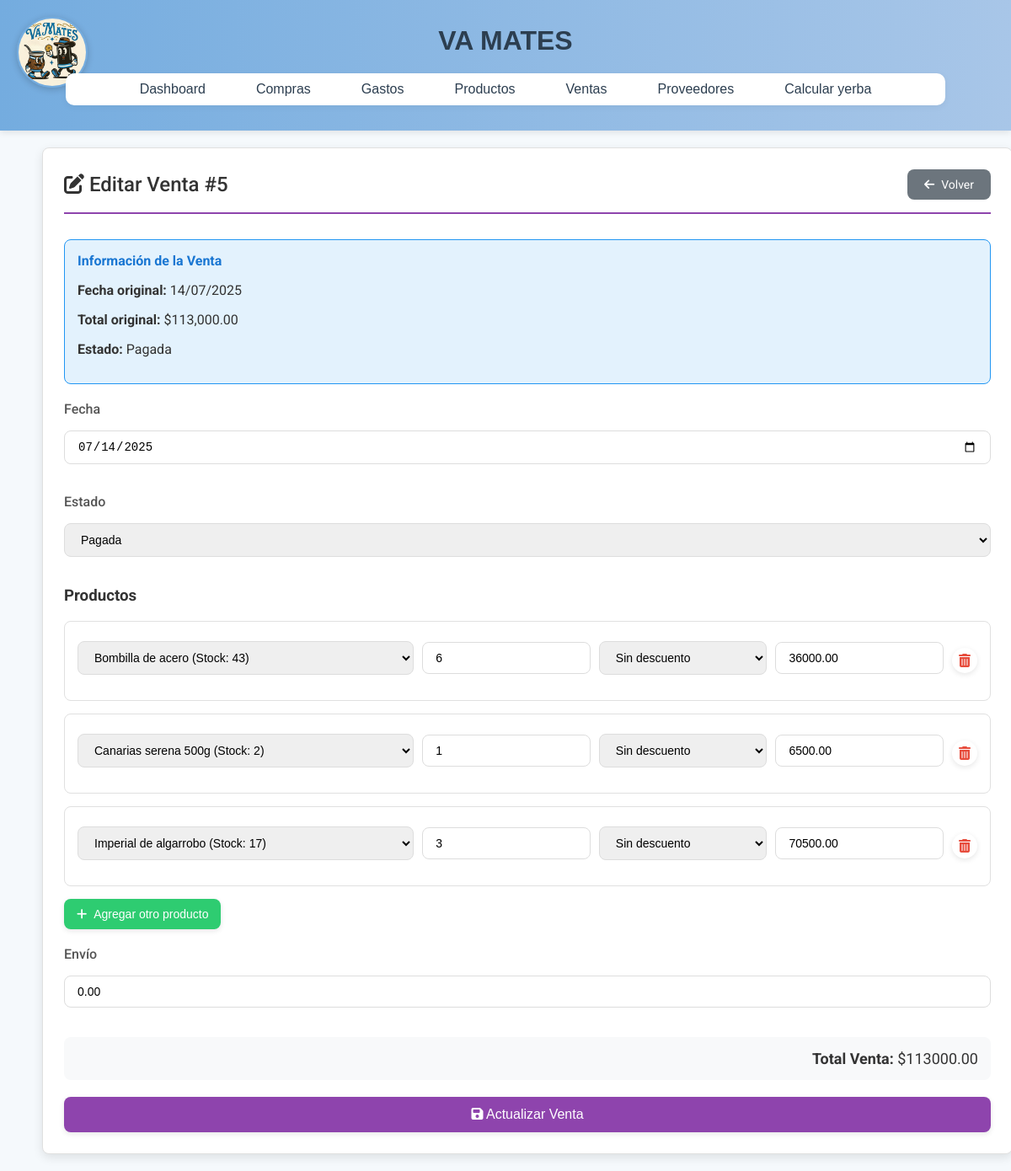
Page /ventas/editar_venta.php?id=5 on the committed database.
### tables this page shows
CREATE TABLE `ventas` (
  `id` int(11) NOT NULL,
  `fecha` date NOT NULL,
  `total` decimal(10,2) NOT NULL,
  `envio` decimal(10,2) DEFAULT 0.00 COMMENT 'Costo de envío de la venta',
  `estado` enum('pendiente','pagada','cancelada') NOT NULL DEFAULT 'pagada',
  `numero_factura` varchar(20) DEFAULT NULL,
  `descripcion` varchar(255) DEFAULT NULL
);

CREATE TABLE `detalle_ventas` (
  `id` int(11) NOT NULL,
  `venta_id` int(11) NOT NULL,
  `producto_id` int(11) DEFAULT NULL,
  `cantidad` int(11) NOT NULL,
  `subtotal` decimal(10,2) NOT NULL,
  `precio_unitario` decimal(10,2) NOT NULL COMMENT 'Precio unitario al momento de la venta',
  `descuento` decimal(5,2) DEFAULT 0.00 COMMENT 'Porcentaje de descuento aplicado al producto'
);

CREATE TABLE `productos` (
  `id` int(11) NOT NULL,
  `nombre` varchar(100) NOT NULL,
  `precio_compra` decimal(10,2) NOT NULL,
  `precio` decimal(10,2) NOT NULL,
  `stock` int(11) NOT NULL,
  `diferencia` decimal(10,2) NOT NULL,
  `estado` enum('activo','desactivado') NOT NULL DEFAULT 'activo'
);

### ventas/editar_venta.php (the view, shortened to what this page needs)
<?php
include '../config/config.php';
include '../includes/header.php';
$venta_id = intval($_GET['id']);
$sql_venta = "SELECT * FROM ventas WHERE id = ?";
$stmt_venta = $conn->prepare($sql_venta);
$stmt_venta->bind_param("i", $venta_id);
$stmt_venta->execute();
$result_venta = $stmt_venta->get_result();
$venta = $result_venta->fetch_assoc();
$sql_productos = "SELECT dv.*, p.nombre, p.precio, p.stock
                    FROM detalle_ventas dv
                    JOIN productos p ON dv.producto_id = p.id
                    WHERE dv.venta_id = ?";
$stmt_productos = $conn->prepare($sql_productos);
$stmt_productos->bind_param("i", $venta_id);
$stmt_productos->execute();
$result_productos = $stmt_productos->get_result();
$productos_venta = $result_productos->fetch_all(MYSQLI_ASSOC);
$productos_ids_en_venta = array_column($productos_venta, 'producto_id');
$placeholders = implode(',', array_fill(0, count($productos_ids_en_venta), '?'));
$types = str_repeat('i', count($productos_ids_en_venta));
$sql_productos_disponibles = "SELECT * FROM productos
                             WHERE stock > 0 AND estado = 'activo'
                             OR id IN ($placeholders)
                             ORDER BY nombre ASC";
$stmt_productos = $conn->prepare($sql_productos_disponibles);
if (!empty($productos_ids_en_venta)) {
    $stmt_productos->bind_param($types, ...$productos_ids_en_venta);
}
$stmt_productos->execute();
$productos_disponibles = $stmt_productos->get_result()->fetch_all(MYSQLI_ASSOC);
?>
<!DOCTYPE html>
<html lang="es">
<head>
    <link rel="stylesheet" href="/vamates3/assets/css/editar/edit.css">
    <link rel="stylesheet" href="https://cdnjs.cloudflare.com/ajax/libs/font-awesome/6.4.0/css/all.min.css">
</head>
<body>
<div class="edit-container">
    <div class="edit-form">
        <div class="edit-header-section">
            <h2><i class="fas fa-edit"></i> Editar Venta #<?= $venta['id'] ?></h2>
            <a href="index.php" class="edit-btn-back">
                <i class="fas fa-arrow-left"></i> Volver
            </a>
        </div>
        <div class="edit-info-box">
            <h4>Información de la Venta</h4>
            <p><strong>Fecha original:</strong> <?= date('d/m/Y', strtotime($venta['fecha'])) ?></p>
            <p><strong>Total original:</strong> $<?= number_format($venta['total'], 2) ?></p>
            <p><strong>Estado:</strong> <?= ucfirst($venta['estado']) ?></p>
        </div>
        <form action="actualizar_venta.php" method="post" id="formVenta">
            <div class="edit-form-group">
                <label for="fecha">Fecha</label>
                <input class="edit-control" type="date" name="fecha" id="fecha" value="<?= htmlspecialchars($venta['fecha']) ?>" required>
            </div>
            <div class="edit-form-group">
                <label for="estado">Estado</label>
                <select name="estado" id="estado" class="edit-control" required>
                    <option value="pagada" <?= $venta['estado'] == 'pagada' ? 'selected' : '' ?>>Pagada</option>
                </select>
            </div>
            <h3>Productos</h3>
            <div id="productosContainer">
                <?php foreach ($productos_venta as $producto): ?>
                    <div class="edit-producto-item">
                        <div class="edit-producto-grid">
                            <select name="producto_id[]" class="edit-producto-select edit-control" required>
                                <?php foreach ($productos_disponibles as $prod): ?>
                                    <option value="<?= $prod['id'] ?>"
                                            data-precio="<?= $prod['precio'] ?>"
                                            data-stock-original="<?= $prod['stock'] ?>"
                                            <?= $prod['id'] == $producto['producto_id'] ? 'selected' : '' ?>>
                                        <?= htmlspecialchars($prod['nombre']) ?>
                                        (Stock: <?= $prod['stock'] ?>)
                                    </option>
                                <?php endforeach; ?>
                            </select>
                            <input type="number" name="cantidad[]" class="edit-cantidad edit-control"
                                   placeholder="Cantidad" min="1"
                                   value="<?= $producto['cantidad'] ?>" required>
                            <select name="descuento_producto[]" class="edit-descuento edit-control">
                                <option value="0">Sin descuento</option>
                            </select>
                            <input type="text" class="edit-subtotal edit-control" placeholder="Subtotal" readonly
                                   value="<?= number_format($producto['subtotal'], 2) ?>">
                            <button type="button" class="edit-btn-action edit-btn-delete edit-remove-producto">
                                <i class="fas fa-trash-alt"></i>
                            </button>
                        </div>
                    </div>
                <?php endforeach; ?>
            </div>
            <button type="button" class="edit-btn-agregar edit-add-producto">
                <i class="fas fa-plus"></i> Agregar otro producto
            </button>
            <div class="edit-form-group">
                <label for="envio">Envío</label>
                <input type="number" name="envio" id="envio" class="edit-control"
                        placeholder="Monto del envío" value="<?= $venta['envio'] ?>" min="0" step="0.01">
            </div>
            <div class="edit-total-display">
                <strong>Total Venta:</strong> $<span id="total-venta"><?= number_format($venta['total'], 2) ?></span>
            </div>
            <button type="submit" class="edit-btn-submit">
                <i class="fas fa-save"></i> Actualizar Venta
            </button>
        </form>
    </div>
</div>
</body>
</html>

### assets/css/styles.css (style rules this page uses)
body { font-family: 'Quicksand', sans-serif; margin: 0; padding: 0; background-color: #f5f9fc; color: #333; }
button, .btn-agregar, .btn-delete, .btn-submit, .btn-tema { padding: 10px 20px; font-size: 0.9rem; border: none; border-radius: 10px; cursor: pointer; transition: all 0.3s ease; background-color: #74acdf; color: #fff; box-shadow: 0 2px 6px rgba(0,0,0,0.1); }

### assets/css/editar/edit.css (style rules this page uses)
:root { --primary-color: #8e44ad; --secondary-color: #9b59b6; --danger-color: #e74c3c; --warning-color: #f39c12; --success-color: #2ecc71; --light-color: #f5f5f5; --dark-color: #333; --border-radius: 8px; --box-shadow: 0 4px 12px rgba(0, 0, 0, 0.1); }
.edit-container { max-width: 1100px; margin: 0 auto; padding: 20px; font-family: 'Roboto', sans-serif; }
.edit-form { background: #fff; border: 1px solid #e0e0e0; border-radius: var(--border-radius); padding: 25px; box-shadow: var(--box-shadow); width: 100%; }
.edit-header-section { display: flex; justify-content: space-between; align-items: center; margin-bottom: 30px; padding-bottom: 15px; border-bottom: 2px solid var(--primary-color); }
.edit-header-section h2 { color: var(--dark-color); margin: 0; font-weight: 500; }
.edit-btn-back { background-color: #6c757d; color: white; border: none; padding: 10px 20px; border-radius: var(--border-radius); cursor: pointer; font-size: 14px; text-decoration: none; display: inline-flex; align-items: center; gap: 8px; transition: background-color 0.3s; }
.edit-control { width: 100%; padding: 10px 15px; margin: 8px 0 15px; border: 1px solid #ddd; border-radius: var(--border-radius); box-sizing: border-box; font-size: 14px; transition: border-color 0.3s; }
.edit-form-group { margin-bottom: 20px; }
.edit-form-group label { display: block; margin-bottom: 8px; font-weight: 500; color: #555; }
.edit-btn-submit { background-color: var(--primary-color); color: white; border: none; padding: 12px 20px; border-radius: var(--border-radius); cursor: pointer; font-size: 16px; font-weight: 500; transition: background-color 0.3s; width: 100%; }
.edit-info-box { background: #e3f2fd; border: 1px solid #2196f3; border-radius: var(--border-radius); padding: 15px; margin-bottom: 20px; }
.edit-info-box h4 { margin: 0 0 10px 0; color: #1976d2; }
.edit-producto-item { margin-bottom: 15px; padding: 15px; border: 1px solid #e0e0e0; border-radius: var(--border-radius); }
.edit-producto-grid { display: grid; grid-template-columns: 2fr 1fr 1fr 1fr auto; gap: 10px; align-items: center; }
.edit-btn-agregar { background-color: var(--success-color); color: white; border: none; padding: 10px 15px; border-radius: var(--border-radius); cursor: pointer; font-size: 14px; margin-bottom: 20px; display: inline-flex; align-items: center; gap: 8px; transition: background-color 0.3s; }
.edit-btn-action { background: none; border: none; cursor: pointer; font-size: 16px; padding: 5px; border-radius: 50%; width: 30px; height: 30px; display: flex; align-items: center; justify-content: center; }
.edit-btn-delete { color: var(--danger-color); }
.edit-total-display { background-color: #f8f9fa; padding: 15px; border-radius: var(--border-radius); margin: 20px 0; text-align: right; font-size: 18px; }

### rows in the picture
ventas: id "5", fecha "14/07/2025", total "113,000.00", estado "Pagada", fecha "07/14/2025", envio "0.00", total "113000.00"
detalle_ventas: producto.nombre "Bombilla de acero (Stock: 43)", cantidad "6", subtotal "36000.00"
detalle_ventas: producto.nombre "Canarias serena 500g (Stock: 2)", cantidad "1", subtotal "6500.00"
detalle_ventas: producto.nombre "Imperial de algarrobo (Stock: 17)", cantidad "3", subtotal "70500.00"
